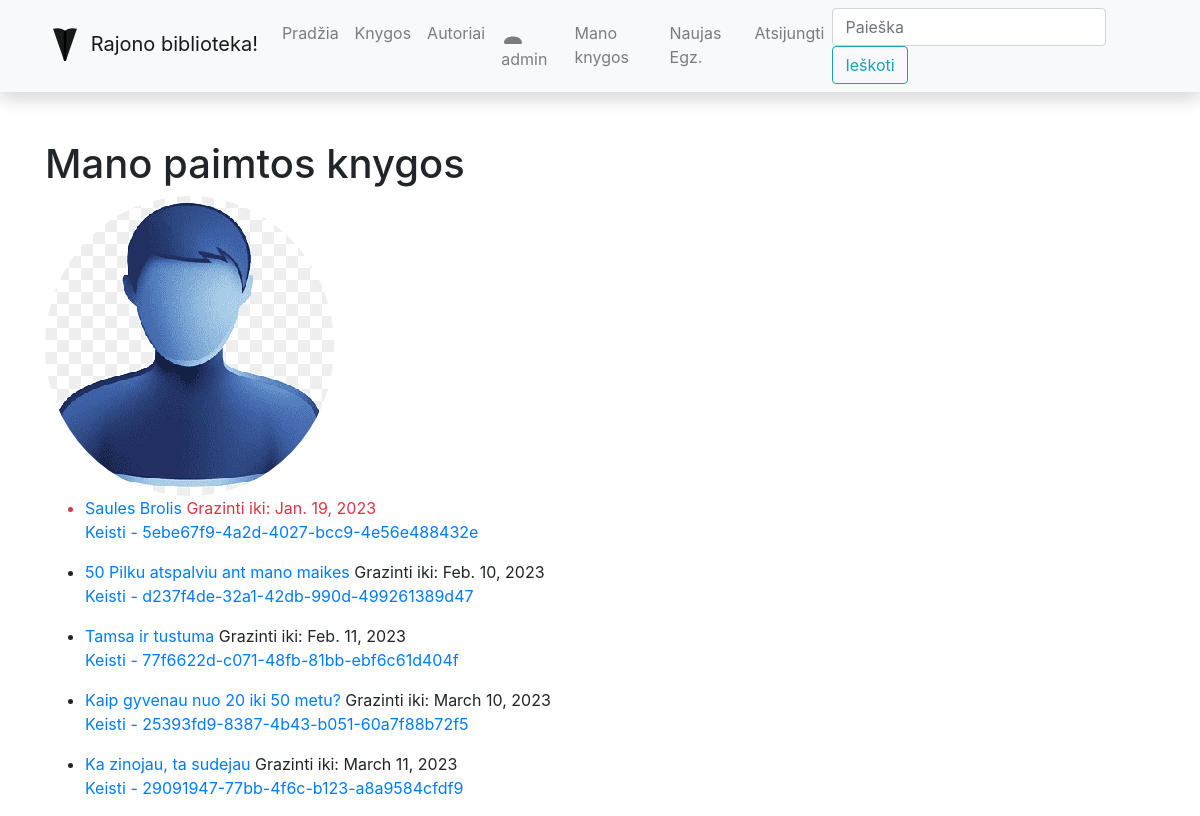
Page /library/mybooks/ (signed in) on the earlier database version.
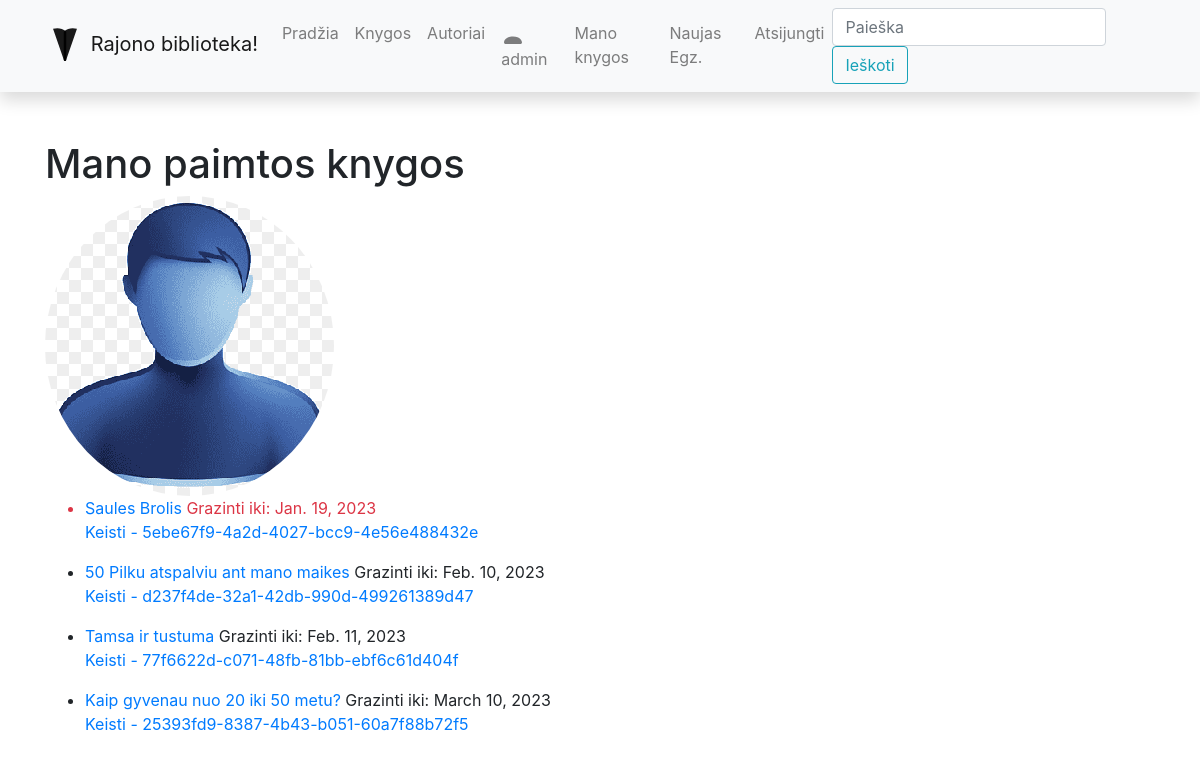
Same page on the later database version.
### library/models.py (models this page shows, shortened)
class Profilis(models.Model):
    user = models.OneToOneField(User, on_delete=models.CASCADE)  # susieja vienas su vienu django Modeli USER
    nuotrauka = models.ImageField(default='default.png', upload_to='profile_pics')

class BookInstance(models.Model):
    id = models.UUIDField(primary_key=True, default=uuid.uuid4, help_text='Unikalus knygos kopijos ID')
    book = models.ForeignKey('Book', on_delete=models.SET_NULL, null=True)
    due_back = models.DateField('Bus prieinama', null=True, blank=True)
    LOAN_STATUS = (
        ('a', 'Administruojama'),
        ('p', 'Paimta'),
        ('g', 'Galima paimti'),
        ('r', 'Rezervuota')
    )
    status = models.CharField(
        max_length=1,
        choices=LOAN_STATUS,
        blank=True,
        default='a',
        help_text='Status'
    )
    reader = models.ForeignKey(User, on_delete=models.SET_NULL, null=True, blank=True)
    @property
    def is_overdue(self):
        if self.due_back and date.today() > self.due_back:
            return True
        else:
            return False
    class Meta:
        ordering = ['due_back']

class Book(models.Model):
    title = models.CharField('Pavadinimas', max_length=200)
    author = models.ForeignKey('Author', on_delete=models.SET_NULL, null=True, related_name='books')
    summary = models.TextField('Aprasymas', max_length=1000, help_text='Trumpas knygos aprasymas')
    isbn = models.CharField('ISBN', max_length=13)
    genre = models.ManyToManyField(Genre, help_text='Isrinkite zanra knygai')
    cover = models.ImageField('Virselis', upload_to='covers', null=True, blank=True)
    def display_genre(self):
        return '; '.join([genre.name for genre in self.genre.all()])
    display_genre.short_description = 'Zanras'
    class Meta:
        verbose_name = "Knyga"
        verbose_name_plural = "Knygos"

### library/views.py (the view)
# urls.py: path('mybooks/', views.LoanedBooksByUserListView.as_view(), name='my-borrowed'),
class LoanedBooksByUserListView(LoginRequiredMixin, generic.ListView):  # Paveldime is dvieju klasiu!
    model = BookInstance  # gausime context={'bookinstance_list': BookInstance}
    template_name = 'user_books.html'
    def get_queryset(self):
        return BookInstance.objects.filter(reader=self.request.user).filter(status__exact='p').order_by('due_back')

### library/templates/user_books.html
{% extends "base.html" %}
{% block content %}
<h1>Mano paimtos knygos</h1>
<img src="{{user.profilis.nuotrauka.url}}" class="rounded-circle account-mg">
{% if bookinstance_list %}
<ul>
    {% for bookinstance_obj in bookinstance_list %}
        <li class="{% if bookinstance_obj.is_overdue %}text-danger{%endif%}">
            <a href="{% url 'book-detail' bookinstance_obj.book.pk %}">{{bookinstance_obj.book.title}}</a>
            Grazinti iki: {{bookinstance_obj.due_back}}
            <p><a href="{% url 'my-book' bookinstance_obj.id %}"> Keisti - {{bookinstance_obj.id}}</a></p>
        </li>
    {%endfor%}
</ul>
{%else%}
<p>Siuo metu nesate paeme jokiu knygu</p>
{%endif%}
{% endblock %}

### library/templates/base.html (shortened to what this page needs)
<!DOCTYPE html>
<html lang="en">
<head>
    <link
            rel="stylesheet"
            href="https://stackpath.bootstrapcdn.com/bootstrap/4.1.3/css/bootstrap.min.css"
    />
    <link
            rel="stylesheet"
            href="https://cdnjs.cloudflare.com/ajax/libs/font-awesome/4.7.0/css/font-awesome.min.css"
    />
    {% load static %}
    <link rel="stylesheet" href="{% static 'css/styles.css' %}"/>
</head>
<body>
<nav
        class="navbar navbar-expand-lg navbar-light bg-light static-top mb-5 shadow"
>
    <div class="container">
        <a class="navbar-brand" href="#">
            Rajono biblioteka!</a
        >
        <div class="collapse navbar-collapse" id="navbarResponsive">
            <ul class="navbar-nav ml-auto">
                <li class="nav-item">
                    <a class="nav-link" href="{% url 'index' %}">Pradžia</a>
                </li>
                <li class="nav-item">
                    <a class="nav-link" href="{% url 'books' %}">Knygos</a>
                </li>
                <li class="nav-item">
                    <a class="nav-link" href="{% url 'authors' %}">Autoriai</a>
                </li>
                {% if user.is_authenticated%}
                <li class="nav-item"><a class="nav-link" href="{% url 'profilis'%}">
                    {{ user.get_username }}</a></li>
                <li class="nav-item"><a class="nav-link" href="{% url 'my-borrowed' %}">Mano knygos</a></li>
                <li class="nav-item"><a class="nav-link" href="{% url 'my-borrowed-new' %}">Naujas Egz.</a></li>
                <li class="nav-item"><a class="nav-link" href="{% url 'logout'%}">Atsijungti</a></li>
                {% endif %}
            </ul>
            <form
                    class="form-inline my-2 my-lg-0"
                    action="{% url 'search' %}"
                    method="get"
            >
                <input
                        class="form-control mr-sm-2"
                        type="search"
                        placeholder="Paieška"
                        aria-label="Search"
                        name="query"
                />
                <button class="btn btn-outline-info my-2 my-sm-0" type="submit">
                    Ieškoti
                </button>
            </form>
        </div>
    </div>
</nav>
<div class="container">{% block content %}{% endblock %}</div>
</body>
</html>

Differences in the rows shown:
removed BookInstance: book "Ka zinojau, ta sudejau", due_back "March 11, 2023", id "29091947-77bb-4f6c-b123-a8a9584cfdf9"
